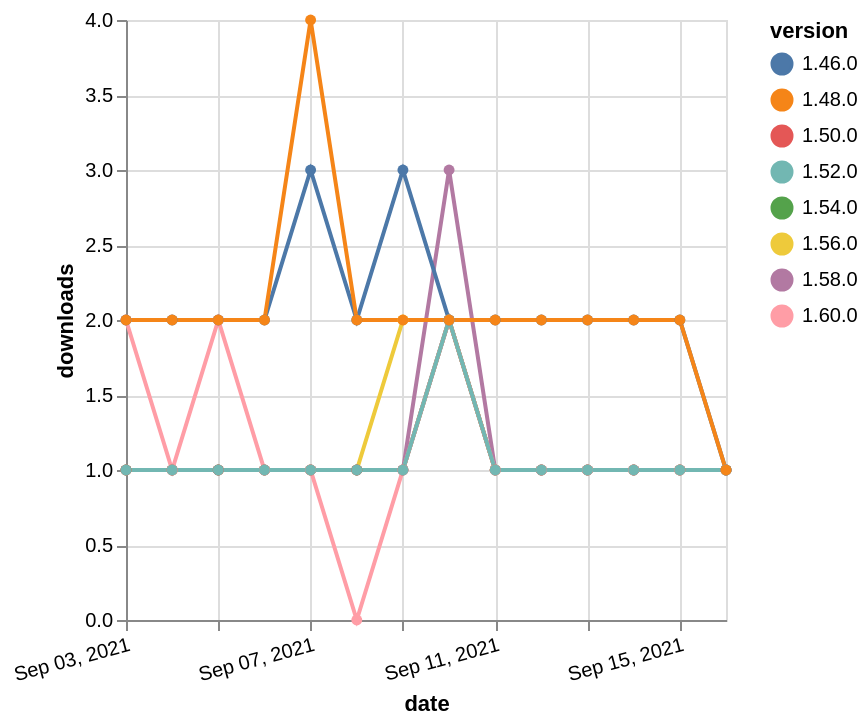

Specify this chart in Vega-Lite:
### Vega-Lite specification from a JSON file in a GitHub repository (floating-point values rounded to 4 significant figures)
{"$schema": "https://vega.github.io/schema/vega-lite/v5.json", "description": "A simple bar chart with embedded data.", "data": {"values": [{"date": "2021-09-03", "total": 160, "delta": 1, "version": "1.56.0"}, {"date": "2021-09-04", "total": 161, "delta": 1, "version": "1.56.0"}, {"date": "2021-09-05", "total": 162, "delta": 1, "version": "1.56.0"}, {"date": "2021-09-06", "total": 163, "delta": 1, "version": "1.56.0"}, {"date": "2021-09-07", "total": 164, "delta": 1, "version": "1.56.0"}, {"date": "2021-09-08", "total": 165, "delta": 1, "version": "1.56.0"}, {"date": "2021-09-09", "total": 167, "delta": 2, "version": "1.56.0"}, {"date": "2021-09-10", "total": 169, "delta": 2, "version": "1.56.0"}, {"date": "2021-09-11", "total": 170, "delta": 1, "version": "1.56.0"}, {"date": "2021-09-12", "total": 171, "delta": 1, "version": "1.56.0"}, {"date": "2021-09-13", "total": 172, "delta": 1, "version": "1.56.0"}, {"date": "2021-09-14", "total": 173, "delta": 1, "version": "1.56.0"}, {"date": "2021-09-15", "total": 174, "delta": 1, "version": "1.56.0"}, {"date": "2021-09-16", "total": 175, "delta": 1, "version": "1.56.0"}, {"date": "2021-09-03", "total": 184, "delta": 1, "version": "1.54.0"}, {"date": "2021-09-04", "total": 185, "delta": 1, "version": "1.54.0"}, {"date": "2021-09-05", "total": 186, "delta": 1, "version": "1.54.0"}, {"date": "2021-09-06", "total": 187, "delta": 1, "version": "1.54.0"}, {"date": "2021-09-07", "total": 188, "delta": 1, "version": "1.54.0"}, {"date": "2021-09-08", "total": 189, "delta": 1, "version": "1.54.0"}, {"date": "2021-09-09", "total": 190, "delta": 1, "version": "1.54.0"}, {"date": "2021-09-10", "total": 192, "delta": 2, "version": "1.54.0"}, {"date": "2021-09-11", "total": 193, "delta": 1, "version": "1.54.0"}, {"date": "2021-09-12", "total": 194, "delta": 1, "version": "1.54.0"}, {"date": "2021-09-13", "total": 195, "delta": 1, "version": "1.54.0"}, {"date": "2021-09-14", "total": 196, "delta": 1, "version": "1.54.0"}, {"date": "2021-09-15", "total": 197, "delta": 1, "version": "1.54.0"}, {"date": "2021-09-16", "total": 198, "delta": 1, "version": "1.54.0"}, {"date": "2021-09-03", "total": 173, "delta": 1, "version": "1.58.0"}, {"date": "2021-09-04", "total": 174, "delta": 1, "version": "1.58.0"}, {"date": "2021-09-05", "total": 175, "delta": 1, "version": "1.58.0"}, {"date": "2021-09-06", "total": 176, "delta": 1, "version": "1.58.0"}, {"date": "2021-09-07", "total": 177, "delta": 1, "version": "1.58.0"}, {"date": "2021-09-08", "total": 178, "delta": 1, "version": "1.58.0"}, {"date": "2021-09-09", "total": 179, "delta": 1, "version": "1.58.0"}, {"date": "2021-09-10", "total": 182, "delta": 3, "version": "1.58.0"}, {"date": "2021-09-11", "total": 183, "delta": 1, "version": "1.58.0"}, {"date": "2021-09-12", "total": 184, "delta": 1, "version": "1.58.0"}, {"date": "2021-09-13", "total": 185, "delta": 1, "version": "1.58.0"}, {"date": "2021-09-14", "total": 186, "delta": 1, "version": "1.58.0"}, {"date": "2021-09-15", "total": 187, "delta": 1, "version": "1.58.0"}, {"date": "2021-09-16", "total": 188, "delta": 1, "version": "1.58.0"}, {"date": "2021-09-03", "total": 240, "delta": 1, "version": "1.50.0"}, {"date": "2021-09-04", "total": 241, "delta": 1, "version": "1.50.0"}, {"date": "2021-09-05", "total": 242, "delta": 1, "version": "1.50.0"}, {"date": "2021-09-06", "total": 243, "delta": 1, "version": "1.50.0"}, {"date": "2021-09-07", "total": 244, "delta": 1, "version": "1.50.0"}, {"date": "2021-09-08", "total": 245, "delta": 1, "version": "1.50.0"}, {"date": "2021-09-09", "total": 246, "delta": 1, "version": "1.50.0"}, {"date": "2021-09-10", "total": 248, "delta": 2, "version": "1.50.0"}, {"date": "2021-09-11", "total": 249, "delta": 1, "version": "1.50.0"}, {"date": "2021-09-12", "total": 250, "delta": 1, "version": "1.50.0"}, {"date": "2021-09-13", "total": 251, "delta": 1, "version": "1.50.0"}, {"date": "2021-09-14", "total": 252, "delta": 1, "version": "1.50.0"}, {"date": "2021-09-15", "total": 253, "delta": 1, "version": "1.50.0"}, {"date": "2021-09-16", "total": 254, "delta": 1, "version": "1.50.0"}, {"date": "2021-09-03", "total": 116, "delta": 2, "version": "1.60.0"}, {"date": "2021-09-04", "total": 117, "delta": 1, "version": "1.60.0"}, {"date": "2021-09-05", "total": 119, "delta": 2, "version": "1.60.0"}, {"date": "2021-09-06", "total": 120, "delta": 1, "version": "1.60.0"}, {"date": "2021-09-07", "total": 121, "delta": 1, "version": "1.60.0"}, {"date": "2021-09-08", "total": 121, "delta": 0, "version": "1.60.0"}, {"date": "2021-09-09", "total": 122, "delta": 1, "version": "1.60.0"}, {"date": "2021-09-10", "total": 124, "delta": 2, "version": "1.60.0"}, {"date": "2021-09-11", "total": 125, "delta": 1, "version": "1.60.0"}, {"date": "2021-09-12", "total": 126, "delta": 1, "version": "1.60.0"}, {"date": "2021-09-13", "total": 127, "delta": 1, "version": "1.60.0"}, {"date": "2021-09-14", "total": 128, "delta": 1, "version": "1.60.0"}, {"date": "2021-09-15", "total": 129, "delta": 1, "version": "1.60.0"}, {"date": "2021-09-16", "total": 130, "delta": 1, "version": "1.60.0"}, {"date": "2021-09-03", "total": 2358, "delta": 2, "version": "1.46.0"}, {"date": "2021-09-04", "total": 2360, "delta": 2, "version": "1.46.0"}, {"date": "2021-09-05", "total": 2362, "delta": 2, "version": "1.46.0"}, {"date": "2021-09-06", "total": 2364, "delta": 2, "version": "1.46.0"}, {"date": "2021-09-07", "total": 2367, "delta": 3, "version": "1.46.0"}, {"date": "2021-09-08", "total": 2369, "delta": 2, "version": "1.46.0"}, {"date": "2021-09-09", "total": 2372, "delta": 3, "version": "1.46.0"}, {"date": "2021-09-10", "total": 2374, "delta": 2, "version": "1.46.0"}, {"date": "2021-09-11", "total": 2376, "delta": 2, "version": "1.46.0"}, {"date": "2021-09-12", "total": 2378, "delta": 2, "version": "1.46.0"}, {"date": "2021-09-13", "total": 2380, "delta": 2, "version": "1.46.0"}, {"date": "2021-09-14", "total": 2382, "delta": 2, "version": "1.46.0"}, {"date": "2021-09-15", "total": 2384, "delta": 2, "version": "1.46.0"}, {"date": "2021-09-16", "total": 2385, "delta": 1, "version": "1.46.0"}, {"date": "2021-09-03", "total": 191, "delta": 1, "version": "1.52.0"}, {"date": "2021-09-04", "total": 192, "delta": 1, "version": "1.52.0"}, {"date": "2021-09-05", "total": 193, "delta": 1, "version": "1.52.0"}, {"date": "2021-09-06", "total": 194, "delta": 1, "version": "1.52.0"}, {"date": "2021-09-07", "total": 195, "delta": 1, "version": "1.52.0"}, {"date": "2021-09-08", "total": 196, "delta": 1, "version": "1.52.0"}, {"date": "2021-09-09", "total": 197, "delta": 1, "version": "1.52.0"}, {"date": "2021-09-10", "total": 199, "delta": 2, "version": "1.52.0"}, {"date": "2021-09-11", "total": 200, "delta": 1, "version": "1.52.0"}, {"date": "2021-09-12", "total": 201, "delta": 1, "version": "1.52.0"}, {"date": "2021-09-13", "total": 202, "delta": 1, "version": "1.52.0"}, {"date": "2021-09-14", "total": 203, "delta": 1, "version": "1.52.0"}, {"date": "2021-09-15", "total": 204, "delta": 1, "version": "1.52.0"}, {"date": "2021-09-16", "total": 205, "delta": 1, "version": "1.52.0"}, {"date": "2021-09-03", "total": 2390, "delta": 2, "version": "1.48.0"}, {"date": "2021-09-04", "total": 2392, "delta": 2, "version": "1.48.0"}, {"date": "2021-09-05", "total": 2394, "delta": 2, "version": "1.48.0"}, {"date": "2021-09-06", "total": 2396, "delta": 2, "version": "1.48.0"}, {"date": "2021-09-07", "total": 2400, "delta": 4, "version": "1.48.0"}, {"date": "2021-09-08", "total": 2402, "delta": 2, "version": "1.48.0"}, {"date": "2021-09-09", "total": 2404, "delta": 2, "version": "1.48.0"}, {"date": "2021-09-10", "total": 2406, "delta": 2, "version": "1.48.0"}, {"date": "2021-09-11", "total": 2408, "delta": 2, "version": "1.48.0"}, {"date": "2021-09-12", "total": 2410, "delta": 2, "version": "1.48.0"}, {"date": "2021-09-13", "total": 2412, "delta": 2, "version": "1.48.0"}, {"date": "2021-09-14", "total": 2414, "delta": 2, "version": "1.48.0"}, {"date": "2021-09-15", "total": 2416, "delta": 2, "version": "1.48.0"}, {"date": "2021-09-16", "total": 2417, "delta": 1, "version": "1.48.0"}]}, "width": "container", "mark": {"type": "line", "point": {"filled": true}}, "encoding": {"x": {"field": "date", "type": "temporal", "timeUnit": "yearmonthdate", "title": "date", "axis": {"labelAngle": -15}}, "y": {"field": "delta", "type": "quantitative", "title": "downloads"}, "color": {"field": "version", "type": "nominal"}, "tooltip": {"field": "delta"}}}
